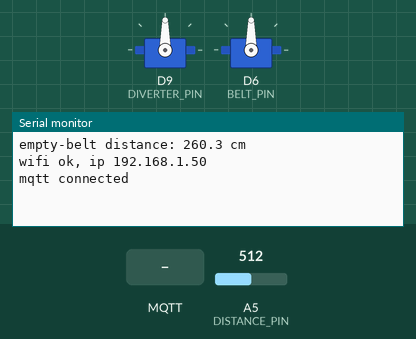
This sketch was run on a simulated Arduino Uno R4 WiFi. On the bench: 2 × servo, the last lines printed to the serial monitor. The inputs (shaded band) are chosen by the test bench; at power-on: A5 (DISTANCE_PIN) = 512 (analog values on the 0–1023 scale). WiFi joins after 1.5 s; servers stay silent unless stated; no MQTT or app messages arrive unless stated; not simulated (calls return 0 or success): secrets.h; names the files do not define were given values by the test bench: MQTT_PORT = 1883.

Above: at 2.8 s.
2.9 s: A5 (DISTANCE_PIN) set to 306
At 4.0 s:
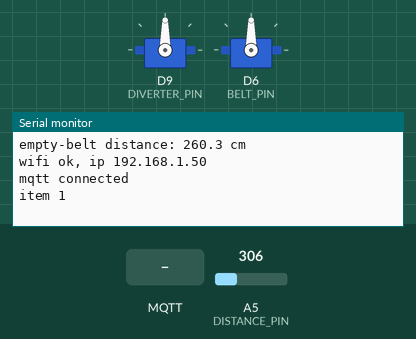
4.4 s: MQTT message "divert" arrives on the first subscribed topic
At 5.9 s:
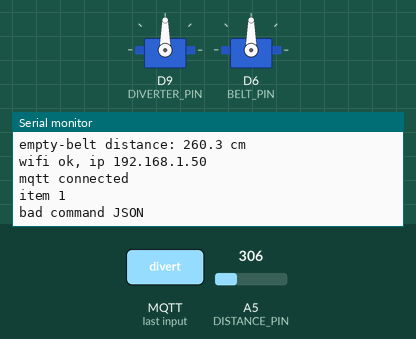

The sketch:

line-controller.ino
```cpp
#include <WiFiS3.h>
#include <ArduinoMqttClient.h>
#include <ArduinoJson.h>
#include <Servo.h>
#include "secrets.h"

const int DISTANCE_PIN = A5;
const int DIVERTER_PIN = 9;
const int BELT_PIN = 6;

// diverter angles
const int ANGLE_NEUTRAL = 90;
const int ANGLE_RED = 45;
const int ANGLE_GREEN = 90;
const int ANGLE_BLUE = 135;
const int ANGLE_UNKNOWN = 15;
const unsigned long DIVERT_HOLD_MS = 700;

const int BELT_STOP_ANGLE = 90;  // continuous servo: 90 = stop
const int BELT_DEFAULT_PCT = 30;

const bool STOP_BELT_ON_ITEM = true;          // stop immediately, without waiting for the gateway
const float ITEM_DROP_CM = 3.0;              // item = distance this much closer than the empty belt
const unsigned long ITEM_CLEAR_MS = 400;      // distance must stay normal this long to end an item
const unsigned long TELEMETRY_MS = 500;
const unsigned long RECONNECT_MS = 3000;

const char ROOT[] = "factory/sorter1/line/";
const char DEVICE[] = "uno1";

WiFiClient wifi;
MqttClient mqtt(wifi);
Servo diverter;
Servo belt;

unsigned long seq = 0;
int beltPct = 0;
float baselineCm = 0;
bool itemPresent = false;
int lastItemId = 0;
unsigned long clearSince = 0;
unsigned long lastTelemetry = 0;
unsigned long lastReconnect = 0;
int binCounts[4] = {0, 0, 0, 0};  // red, green, blue, unknown

struct Divert {
  bool used;
  unsigned long at;
  int itemId;
  int bin;  // 0 red, 1 green, 2 blue, 3 unknown
};
Divert pending[8];
unsigned long returnAt = 0;  // when the arm goes back to neutral (0 = not moving)

const char* const BIN_NAMES[4] = {"red", "green", "blue", "unknown"};
const int BIN_ANGLES[4] = {ANGLE_RED, ANGLE_GREEN, ANGLE_BLUE, ANGLE_UNKNOWN};

int binIndex(const char* name) {
  for (int i = 0; i < 3; i++) if (strcmp(name, BIN_NAMES[i]) == 0) return i;
  return 3;
}

float readDistanceCm(int samples) {
  long sum = 0;
  for (int i = 0; i < samples; i++) {
    sum += analogRead(DISTANCE_PIN);
    delay(2);
  }
  return (sum / (float)samples) * 520.0 / 1023.0;  // distance = Vout / Vin * 520 cm (5 V, 10-bit ADC)
}

void calibrate() {
  baselineCm = readDistanceCm(32);
  Serial.print("empty-belt distance: ");
  Serial.print(baselineCm, 1);
  Serial.println(" cm");
}

void publish(const char* topic, JsonDocument& doc, bool retain = false) {
  if (!mqtt.connected()) return;
  doc["device"] = DEVICE;
  doc["seq"] = seq++;
  char full[64];
  snprintf(full, sizeof(full), "%s%s", ROOT, topic);
  mqtt.beginMessage(full, retain, 0);
  serializeJson(doc, mqtt);
  mqtt.endMessage();
}

void publishStatus() {
  JsonDocument doc;
  doc["belt"] = beltPct == 0 ? "stopped" : "running";
  doc["speed_pct"] = beltPct;
  doc["diverter_deg"] = diverter.read();
  publish("status", doc, true);
}

void setBelt(int pct) {
  beltPct = constrain(pct, -100, 100);
  belt.write(BELT_STOP_ANGLE + map(beltPct, -100, 100, -90, 90));
  publishStatus();
}

void scheduleDivert(int itemId, int bin, unsigned long delayMs) {
  for (auto& d : pending) {
    if (!d.used) {
      d = {true, millis() + delayMs, itemId, bin};
      return;
    }
  }
  Serial.println("divert queue full, command dropped");
}

void runDiverts() {
  unsigned long now = millis();
  if (returnAt && now >= returnAt) {
    diverter.write(ANGLE_NEUTRAL);
    returnAt = 0;
  }
  if (returnAt) return;  // arm busy

  for (auto& d : pending) {
    if (d.used && now >= d.at) {
      d.used = false;
      diverter.write(BIN_ANGLES[d.bin]);
      returnAt = now + DIVERT_HOLD_MS;
      binCounts[d.bin]++;

      JsonDocument doc;
      doc["item_id"] = d.itemId;
      doc["bin"] = BIN_NAMES[d.bin];
      doc["count"] = binCounts[d.bin];
      publish("bin", doc);
      return;
    }
  }
}

void onCommand(int size) {
  JsonDocument doc;
  if (deserializeJson(doc, mqtt)) {
    Serial.println("bad command JSON");
    return;
  }
  const char* action = doc["action"] | "";

  if (strcmp(action, "divert") == 0) {
    scheduleDivert(doc["item_id"] | 0, binIndex(doc["bin"] | "unknown"), doc["delay_ms"] | 0);
  } else if (strcmp(action, "belt") == 0) {
    const char* state = doc["state"] | "";
    if (strcmp(state, "stop") == 0) setBelt(0);
    else if (strcmp(state, "run") == 0) setBelt(doc["speed_pct"] | BELT_DEFAULT_PCT);
  } else if (strcmp(action, "estop") == 0) {
    for (auto& d : pending) d.used = false;
    setBelt(0);
  } else if (strcmp(action, "calibrate") == 0) {
    calibrate();
  }
}

void connectWifi() {
  while (WiFi.begin(WIFI_SSID, WIFI_PASS) != WL_CONNECTED) {
    Serial.println("connecting to wifi...");
    delay(2000);
  }
  Serial.print("wifi ok, ip ");
  Serial.println(WiFi.localIP());
}

void tryConnectMqtt() {
  mqtt.setId(DEVICE);
  if (!mqtt.connect(MQTT_HOST, MQTT_PORT)) {
    Serial.print("mqtt not connected, error ");
    Serial.print(mqtt.connectError());
    Serial.print(", broker ");
    Serial.print(MQTT_HOST);
    Serial.print(":");
    Serial.print(MQTT_PORT);
    Serial.print(", my ip ");
    Serial.println(WiFi.localIP());
    return;
  }
  mqtt.onMessage(onCommand);
  char topic[64];
  snprintf(topic, sizeof(topic), "%scmd", ROOT);
  mqtt.subscribe(topic, 1);
  Serial.println("mqtt connected");
  publishStatus();
}

// the item is "present" while the distance is clearly below the empty-belt baseline.
void detectItems() {
  float d = readDistanceCm(4);
  bool close = d < baselineCm - ITEM_DROP_CM;
  unsigned long now = millis();

  if (close && !itemPresent) {
    itemPresent = true;
    lastItemId++;
    JsonDocument doc;
    doc["item_id"] = lastItemId;
    doc["event"] = "detected";
    publish("item", doc);
    Serial.print("item ");
    Serial.println(lastItemId);
    if (STOP_BELT_ON_ITEM && beltPct != 0) setBelt(0);  // stop-and-read: the gateway restarts it
  } else if (!close && itemPresent) {
    if (clearSince == 0) clearSince = now;
    if (now - clearSince > ITEM_CLEAR_MS) itemPresent = false;
  }
  if (close) clearSince = 0;
}

void setup() {
  Serial.begin(115200);
  analogReadResolution(10);
  diverter.attach(DIVERTER_PIN);
  diverter.write(ANGLE_NEUTRAL);
  belt.attach(BELT_PIN);
  setBelt(0);
  calibrate();  // keep the belt area empty when the board starts
  connectWifi();
  tryConnectMqtt();
}

void loop() {
  unsigned long now = millis();

  if (!mqtt.connected()) {
    if (now - lastReconnect > RECONNECT_MS) {
      lastReconnect = now;
      tryConnectMqtt();
    }
  } else {
    mqtt.poll();
  }

  detectItems();
  runDiverts();

  if (now - lastTelemetry > TELEMETRY_MS) {
    lastTelemetry = now;
    JsonDocument doc;
    doc["distance_cm"] = serialized(String(readDistanceCm(4), 1));
    publish("ultrasonic", doc);
  }
}
```

Measured:
- after the input at 2.9 s, the serial monitor: prints a new line at once (image 1)
- after the input at 4.4 s, the serial monitor: prints a new line after 1.0 s (image 2)
